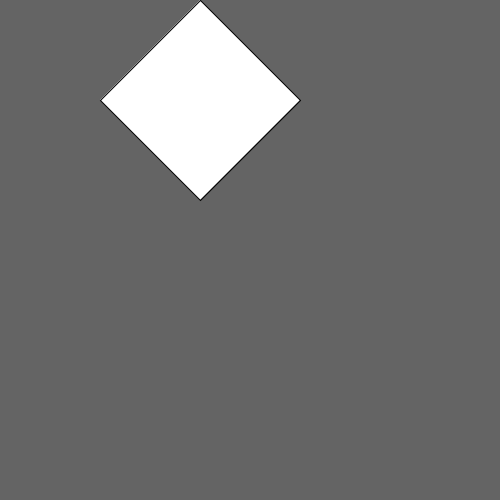
Frame 1 (no input)
Frame 60 (the mouse pressed at the canvas centre just before this capture): identical to frame 1, image omitted
Frame 120 (the mouse held since frame 60 and released just before this capture): identical to frame 1, image omitted

The Processing sketch that drew this single still picture (run headless with seeded random() and noise(); from frame 60 on, the mouse is pressed at the canvas centre):

// Processing sketch: Diagonal_Button
// ── Diagonal_Button.pde
Shapes[] shapes;


void setup() {
  size(500, 500);
  // define the length of the shapes array
  shapes = new Shapes[1];
  // create a new Shape at an index in shapes (this would be a for loop for each index of array
  shapes[0] = new Shapes();

  //manipulate shapes from here
  shapes[0].createQuadrilateral(100, 100, 200, 200, 300, 100, 200, 0);
  //shapes[0].createQuadrilateral(100, 100, 100, 200, 300, 200, 300, 100);
}

void draw() {
  background(100);
  shapes[0].displayQuadrilateral();
  shapes[0].buttonQuadrilateral();
}

class Shapes {
  PShape s;
  int number = 0;
  PVector position[] = new PVector[4];
  PVector arrayX[] = new PVector[4];
  PVector arrayY[] = new PVector[4];
  Coordinate[] coordinates;

  Shapes() {
    for (int i = 0; i < 4; i++) {
      arrayX[i] = new PVector();
      arrayY[i] = new PVector();
      position[i] = new PVector();
    }
  }

  void createQuadrilateral(int x1_, int y1_, int x2_, int y2_, int x3_, int y3_, int x4_, int y4_) {
    // this procedure assumes that x1 is the furthest left point and the points go counter clockwise
    coordinates = new Coordinate[4];
    position[0].x = x1_;
    position[0].y = y1_;
    position[1].x = x2_;
    position[1].y = y2_;
    position[2].x = x3_;
    position[2].y = y3_;
    position[3].x = x4_;
    position[3].y = y4_;

    for (int i = 0; i < 4; i++) {
      coordinates[i] = new Coordinate(position[i], i + 1);
    }

    //arrayX[0].x = x1_; 
    //arrayX[0].y = 1;
    //arrayX[1].x = x2_; 
    //arrayX[1].y = 2;
    //arrayX[2].x = x3_; 
    //arrayX[2].y = 3;
    //arrayX[3].x = x4_; 
    //arrayX[3].y = 4;

    //arrayY[0].x = y1_; 
    //arrayY[0].y = 1;
    //arrayY[1].x = y2_; 
    //arrayY[1].y = 2;
    //arrayY[2].x = y3_; 
    //arrayY[2].y = 3;
    //arrayY[3].x = y4_; 
    //arrayY[3].y = 4;

    Coordinate temp;
    for (int i = 0; i < arrayX.length - 1; i++) {
      if (coordinates[i + 1].point.x < coordinates[i].point.x) {
        temp = coordinates[i + 1];
        coordinates[i + 1] = coordinates[i];
        coordinates[i] = temp;
      }
    }

    println(coordinates[0].point.x, coordinates[1].point.x, coordinates[2].point.x, coordinates[3].point.x);
    println(coordinates[0].value, coordinates[1].value, coordinates[2].value, coordinates[3].value);

    s = createShape();
    s.beginShape();
    for (int i = 0; i < coordinates.length; i++) {
      if ( coordinates[i].value == 1) {
        for (int j = 0; j < coordinates.length; j++) {
          if (coordinates[j].value == 2 ) {
            for (int z = 0; z < coordinates.length; z++) {
              if (coordinates[z].value == 3) {
                for (int k = 0; k < coordinates.length; k++) {
                  if (coordinates[k].value == 4 ) {
                    s.vertex(coordinates[i].point.x, coordinates[i].point.y);
                    s.vertex(coordinates[j].point.x, coordinates[j].point.y);
                    s.vertex(coordinates[z].point.x, coordinates[z].point.y);
                    s.vertex(coordinates[k].point.x, coordinates[k].point.y);
                  }
                }
              }
            }
          }
        }
      }
    }
    s.endShape(CLOSE);
  }

  void buttonQuadrilateral() {
    //maths for the quadrilateral detection
    //if (((mouseX > minX && mouseX < largestX) && (mouseY > minX && mouseY < largestY)) && mousePressed) {
    //  println(largestX,largestY,minX,minY);
    //}
    float mDown, mUp;
    mUp = 0;
    mDown = 0;

    if (mouseX > coordinates[0].point.x && mouseX < coordinates[1].point.x) {
      for (int i = 0; i < coordinates.length; i++) {
        if ( coordinates[i].value == coordinates[0].value + 1 ) {
          mDown = (coordinates[0].point.y - coordinates[i].point.y) / (coordinates[i].point.x - coordinates[0].point.x);
          //println(mDown);
        }
        if (coordinates[0].value - 1 == 0) {
          if (coordinates[i].value == 4) {
            // calc m2
            mUp = (coordinates[0].point.y - coordinates[i].point.y) / (coordinates[i].point.x - coordinates[0].point.x);
            //println(mUp);
          }
        }
      }
      if (mouseY > -mUp * (mouseX - coordinates[0].point.x) + coordinates[0].point.y) {
        if ( mouseY < -mDown * (mouseX - coordinates[0].point.x) + coordinates[0].point.y) {
          println("fag", number);
          number++;
        }
      }
    }

    // ------------------------- //
    //       second half         //
    // ------------------------- //
  }
  //println(frameRate);
  //
  // if mouseY > mouseX * m2/m2 (depending which on is positive) && mouseY < mouseX * m1
  //

  //float mDown(int minX, coordinate IndexMin, int maxX, coordinate IndexMax, coordinate maxX2) {
  //  if (IndexMin
  //}


  void displayQuadrilateral() {
    shape(s, 0, 0);
  }
}

class Coordinate {
  PVector point = new PVector();
  int value;

  Coordinate(PVector inputP, int inputI) {
    point = inputP;
    value = inputI;
  }
}
